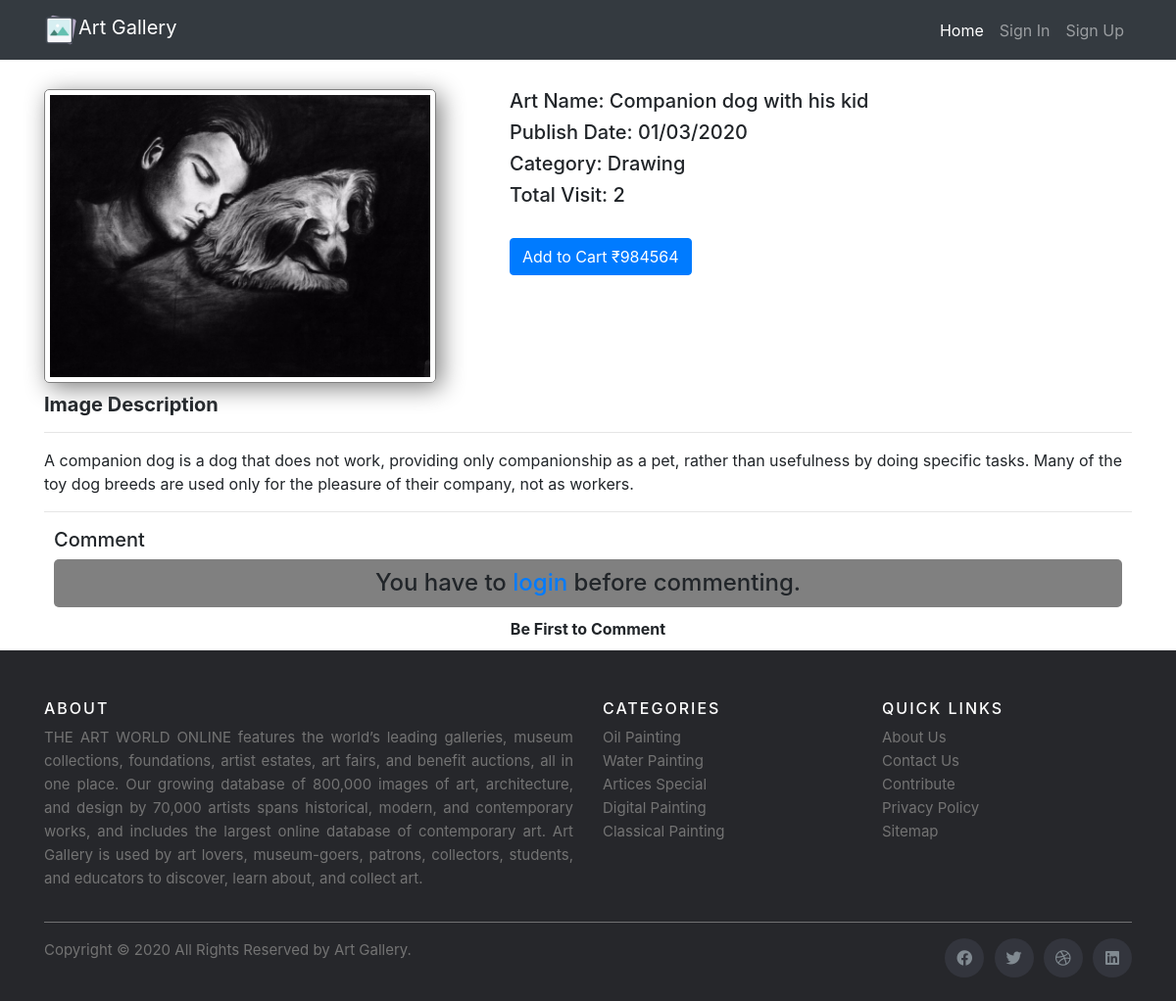
The app's page /art.php?img=94833186&imgname=Companion dog with his kid, older data.
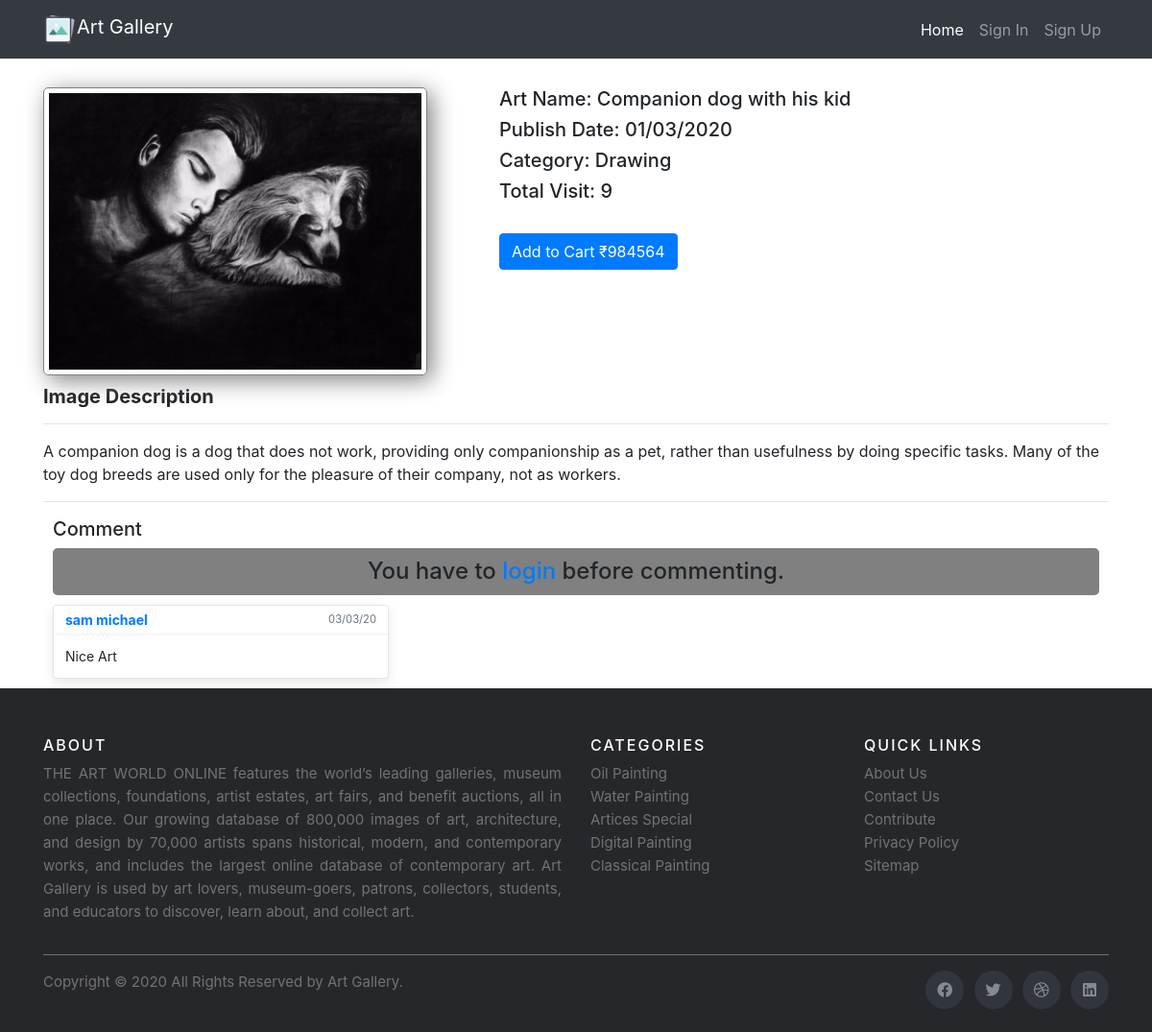
The same page, newer data.
### tables this page shows
CREATE TABLE `userimages` (
  `id` int(250) NOT NULL,
  `uid` int(250) NOT NULL,
  `iid` int(250) NOT NULL,
  `email` varchar(250) NOT NULL,
  `userImage` varchar(250) NOT NULL,
  `imagetitle` varchar(250) NOT NULL,
  `imagedescription` varchar(1000) NOT NULL,
  `imageprice` varchar(250) NOT NULL,
  `imagecategory` varchar(250) NOT NULL,
  `updateDate` varchar(250) NOT NULL,
  `imagevisit` int(250) NOT NULL
);

CREATE TABLE `comment` (
  `id` int(10) NOT NULL,
  `cid` varchar(250) NOT NULL,
  `uid` varchar(250) NOT NULL,
  `iid` varchar(250) NOT NULL,
  `name` varchar(250) NOT NULL,
  `email` varchar(250) NOT NULL,
  `comment` varchar(250) NOT NULL,
  `date` varchar(250) NOT NULL
);

### art.php (the view, shortened to what this page needs)
<?php
require("includes/database.php");
?>
<!DOCTYPE html>
<html lang="en">
<head>
    <link rel="stylesheet" href="css/basic.css" type="text/css" />
    <link rel="stylesheet" href="css/art.css" type="text/css" />
    <link rel="stylesheet" href="CDN/css/bootstrap.css" type="text/css" />
    <link rel="stylesheet" type="text/css" href="https://cdnjs.cloudflare.com/ajax/libs/font-awesome/5.11.2/css/all.css">
</head>
<body>
    <nav class="navbar navbar-expand-lg navbar-dark bg-dark static-top">
    <div class="container">
      <a class="navbar-brand" href="http://localhost/Art Gallery/"><img src="images/siteImages/android-chrome-192x192.png" width="35" height="35" class="d-inline-block align-top" alt="">Art Gallery</a>
      <div class="collapse navbar-collapse" id="navbarResponsive">
        <ul class="navbar-nav ml-auto">
          <li class="nav-item active">
            <a class="nav-link" href="http://localhost/Art Gallery/">Home
            </a>
          </li>
          <?php
          if(!isset($_SESSION['email'])) {
                echo "
            <li class='nav-item'><a class='nav-link' href='signin.php'>Sign In</a></li>
            <li class='nav-item'><a class='nav-link' href='signup.php'>Sign Up</a></li>";
            } else {
                echo "
            <li class='nav-item'><a class='nav-link' href='home.php'>Dashboard</a></li>
            <li class='nav-item'><a class='nav-link' href='cart.php'><i class='fas fa-shopping-cart'></i></a></li>
            <li class='nav-item'><a class='nav-link' href='logout.php'>Sign Out</a></li>";
            }
            ?>
        </ul>
      </div>
    </div>
    </nav>
    <?php
        if(isset($_REQUEST['img'])) {
            $email = $_SESSION['email'];
            $imgid = trim(stripslashes(htmlspecialchars($_REQUEST['img'])));
            $selImage = "SELECT * FROM userimages WHERE iid = '$imgid'";
            $queryImage = mysqli_query($conn, $selImage);
            if(mysqli_num_rows($queryImage) > 0) {
                $retreiveImage = mysqli_fetch_assoc($queryImage);
                echo "
                <div class='container' style='margin-top: 30px'>
                <div class='row'>
                    <div class='col-md-5'>
                        <div class='selectedImageContainer'>
                        <img src='".$retreiveImage['userImage']."' style='padding: 5px; border-radius: 5px; border: 1px solid grey; box-shadow: 5px 5px 25px grey' class='selectedImage' alt='Images is Removed' width=400 height=300>
                        </div>
                    </div>
                    <div class='col-md-7'>
                        <h5>Art Name: ".$retreiveImage['imagetitle']."</h5>
                        <h5>Publish Date: ".$retreiveImage['updateDate']."</h5>
                        <h5>Category: ".$retreiveImage['imagecategory']."</h5>
                        <h5>Total Visit: ".$retreiveImage['imagevisit']."</h5><br />
                        ";
                $selCart = mysqli_query($conn, "SELECT * FROM cart WHERE email = '$email' AND iid = '$imgid'");
                if(mysqli_num_rows($selCart) > 0) {
                    echo "<form action='' method='post'><button type='submit' name='removeArt' class='btn btn-danger'>Remove from Cart ₹".$retreiveImage['imageprice']."</button></form><br /><br />";
                } else {
                    echo "<form action='' method='post'><button type='submit' name='buyArt' class='btn btn-primary'>Add to Cart ₹".$retreiveImage['imageprice']."</button></form><br /><br />";
                }
                echo "
                    </div>
                </div>
                <div style='margin-top: 10px'>
                    <h5 style='font-weight: bold'>Image Description</h5>
                    <hr />
                    ".$retreiveImage['imagedescription']."
                    <hr />
                </div>
                </div>
                ";
            } else {
                header("location: index.php");
            }
        } else {
            header("location: index.php");
        }
    ?>
    <div class="container">
        <div style="margin: 10px">
        <h5>Comment</h5>
        <?php
        if(isset($_SESSION['email'])) {
            if(isset($_REQUEST['sendComment'])) {
                $localEmail = $_SESSION['email'];
                $userComment = trim(stripslashes(htmlspecialchars($_REQUEST['userComment'])));
                $getUserInfo = mysqli_query($conn, "SELECT * FROM users WHERE email = '$localEmail'");
                if(mysqli_num_rows($getUserInfo) > 0) {
                    $retreiveUserInfo = mysqli_fetch_assoc($getUserInfo);
                    $cid = rand();
                    $userid = $retreiveUserInfo['uid'];
                    $imageid = $_REQUEST['img'];
                    $name = $retreiveUserInfo['name'] ." ". $retreiveUserInfo['sname'];
                    $email = $retreiveUserInfo['email'];
                    $date = date('d/m/y', time());
                    $insertNewComment = "INSERT INTO comment (cid, uid, iid, name, email, comment, date) VALUES ('$cid', '$userid', '$imageid', '$name', '$email', '$userComment', '$date')";
                    if(!mysqli_query($conn, $insertNewComment)) {
                        echo "<script>alert('Something Went Wrong.')<script>";
                    }
                } else {
                    echo "<script>alert('Something Getting Wrong.')<script>";
                }
            }
            echo "
            <form action='' method='post'>
            <div class='row'>
                <div class='col-md-10'>
                    <input type='text' name='userComment' value='' placeholder='What is in your mind.' class='form-control' required />
                </div>
                <div class='col-md-2'>
                    <input type='submit' name='sendComment' class='btn btn-primary' value='Comment' />
                </div>
            </div>
            </form>
            ";
        } else {
            echo "<h4 style='background-color: grey; text-align: center; padding: 10px; border-radius: 5px; '>You have to <a href='http://localhost/Art%20Gallery/signin.php'>login</a> before commenting.</h4>";
        }
        ?>
        </div>
        <div style="margin: 10px">
        <?php
            $getImageId = trim(stripslashes(htmlspecialchars($_REQUEST['img'])));
            $selComment = mysqli_query($conn, "SELECT * FROM comment WHERE iid = '$getImageId' ORDER BY id DESC");
            if(mysqli_num_rows($selComment) > 0) {
                while($getUserComment = mysqli_fetch_assoc($selComment)) {
                echo "
                    <div class='toast' data-autohide='false'>
                    <div class='toast-header'>
                    <strong class='mr-auto text-primary'>".$getUserComment['name']."</strong>
                    <small class='text-muted'>".$getUserComment['date']."</small>
                    </div>
                    <div class='toast-body'>
                    ".$getUserComment['comment']."
                    </div>
                </div>
                ";}
            } else {
                echo "<div style='text-align: center; font-weight: bold'>Be First to Comment</div>";
            }
        ?>
        </div>
    </div>
    <?php require("includes/footer.php");?>

### includes/footer.php
    <footer class="site-footer">
    <div class="container">
    <div class="row">
        <div class="col-sm-12 col-md-6">
        <h6>About</h6>
        <p class="text-justify">THE ART WORLD ONLINE features the world’s leading galleries, museum collections, foundations, artist estates, art fairs, and benefit auctions, all in one place. Our growing database of 800,000 images of art, architecture, and design by 70,000 artists spans historical, modern, and contemporary works, and includes the largest online database of contemporary art. Art Gallery is used by art lovers, museum-goers, patrons, collectors, students, and educators to discover, learn about, and collect art.</p>
        </div>
        <div class="col-xs-6 col-md-3">
        <h6>Categories</h6>
        <ul class="footer-links">
            <li><a href="#">Oil Painting</a></li>
            <li><a href="#">Water Painting</a></li>
            <li><a href="#">Artices Special</a></li>
            <li><a href="#">Digital Painting</a></li>
            <li><a href="#">Classical Painting</a></li>
        </ul>
        </div>
        <div class="col-xs-6 col-md-3">
        <h6>Quick Links</h6>
        <ul class="footer-links">
            <li><a href="#">About Us</a></li>
            <li><a href="#">Contact Us</a></li>
            <li><a href="#">Contribute</a></li>
            <li><a href="#">Privacy Policy</a></li>
            <li><a href="#">Sitemap</a></li>
        </ul>
        </div>
    </div>
    <hr>
    </div>
    <div class="container">
    <div class="row">
        <div class="col-md-8 col-sm-6 col-xs-12">
        <p class="copyright-text">Copyright &copy; <script>document.write(new Date().getFullYear())</script> All Rights Reserved by
        <a href="http://localhost/Art%20Gallery/">Art Gallery</a>.
        </p>
        </div>
        <div class="col-md-4 col-sm-6 col-xs-12">
        <ul class="social-icons">
            <li><a class="facebook" href="#"><i class="fab fa-facebook"></i></a></li>
            <li><a class="twitter" href="#"><i class="fab fa-twitter"></i></a></li>
            <li><a class="dribbble" href="#"><i class="fab fa-dribbble"></i></a></li>
            <li><a class="linkedin" href="#"><i class="fab fa-linkedin"></i></a></li>
        </ul>
        </div>
    </div>
    </div>
    </footer>
</body>
</html>

### css/basic.css (style rules this page uses)
.site-footer { background-color:#26272b; padding:45px 0 20px; font-size:15px; line-height:24px; color:#737373; }
.site-footer hr { border-top-color:#bbb; opacity:0.5 }
.site-footer h6 { color:#fff; font-size:16px; text-transform:uppercase; margin-top:5px; letter-spacing:2px }
.site-footer a { color:#737373; }
.footer-links { padding-left:0; list-style:none }
.footer-links li { display:block }
.footer-links a { color:#737373 }
.site-footer .social-icons { text-align:right }
.site-footer .social-icons a { width:40px; height:40px; line-height:40px; margin-left:6px; margin-right:0; border-radius:100%; background-color:#33353d }
.copyright-text { margin:0 }
.social-icons { padding-left:0; margin-bottom:0; list-style:none }
.social-icons li { display:inline-block; margin-bottom:4px }
.social-icons a { background-color:#eceeef; color:#818a91; font-size:16px; display:inline-block; line-height:44px; width:44px; height:44px; text-align:center; margin-right:8px; border-radius:100%; -webkit-transition:all .2s linear; -o-transition:all .2s linear; transition:all .2s linear }

Row changes from the older to the newer data that the page shows:
changed userimages "Companion dog with his kid": imagevisit "2" → "9"
added comment: name "sam michael", date "03/03/20", comment "Nice Art"
Text that changed along with them:
text no longer shown: "Be First to Comment"
